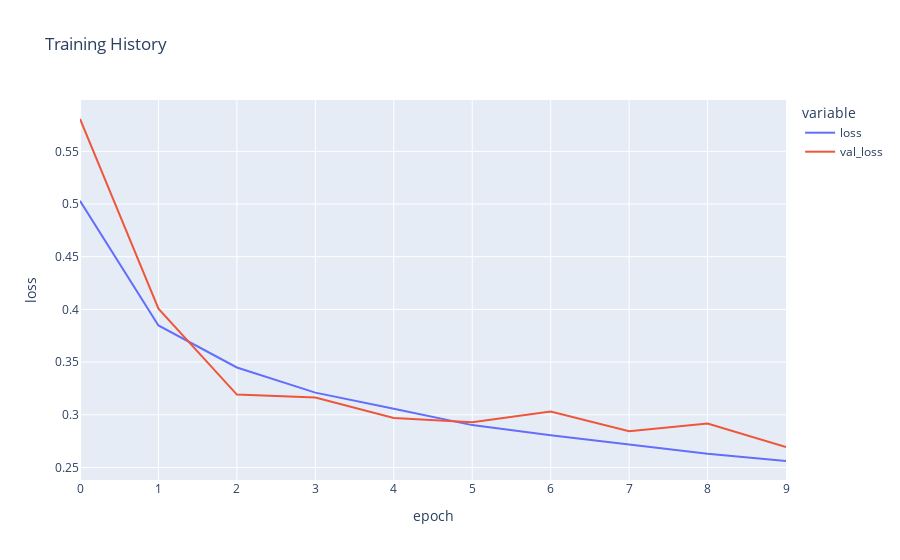

Notebook cell for this chart:
### Code cell
fig = px.line(
    history.history, y=['loss', 'val_loss'],
    labels={'index': 'epoch', 'value': 'loss'}, 
    title='Training History')
fig.show()

### Figure 1 — Plotly figure (JSON) as saved in the notebook; plotly's stock layout.template omitted (floating-point values rounded to 4 significant figures)
{"data": [{"hovertemplate": "variable=loss<br>epoch=%{x}<br>loss=%{y}<extra></extra>", "legendgroup": "loss", "line": {"color": "#636efa", "dash": "solid"}, "marker": {"symbol": "circle"}, "mode": "lines", "name": "loss", "orientation": "v", "showlegend": true, "type": "scatter", "x": [0, 1, 2, 3, 4, 5, 6, 7, 8, 9], "xaxis": "x", "y": [0.5031, 0.3848, 0.3449, 0.321, 0.3057, 0.2902, 0.2806, 0.2719, 0.2631, 0.2562], "yaxis": "y"}, {"hovertemplate": "variable=val_loss<br>epoch=%{x}<br>loss=%{y}<extra></extra>", "legendgroup": "val_loss", "line": {"color": "#EF553B", "dash": "solid"}, "marker": {"symbol": "circle"}, "mode": "lines", "name": "val_loss", "orientation": "v", "showlegend": true, "type": "scatter", "x": [0, 1, 2, 3, 4, 5, 6, 7, 8, 9], "xaxis": "x", "y": [0.5807, 0.4007, 0.3192, 0.3165, 0.297, 0.293, 0.3031, 0.2844, 0.2917, 0.2694], "yaxis": "y"}], "layout": {"legend": {"title": {"text": "variable"}, "tracegroupgap": 0}, "title": {"text": "Training History"}, "xaxis": {"anchor": "y", "domain": [0, 1], "title": {"text": "epoch"}}, "yaxis": {"anchor": "x", "domain": [0, 1], "title": {"text": "loss"}}}}
